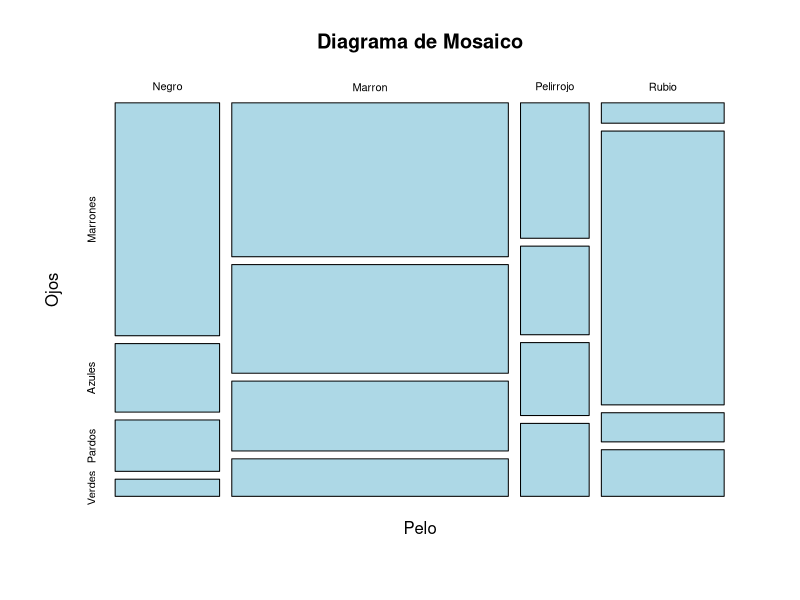
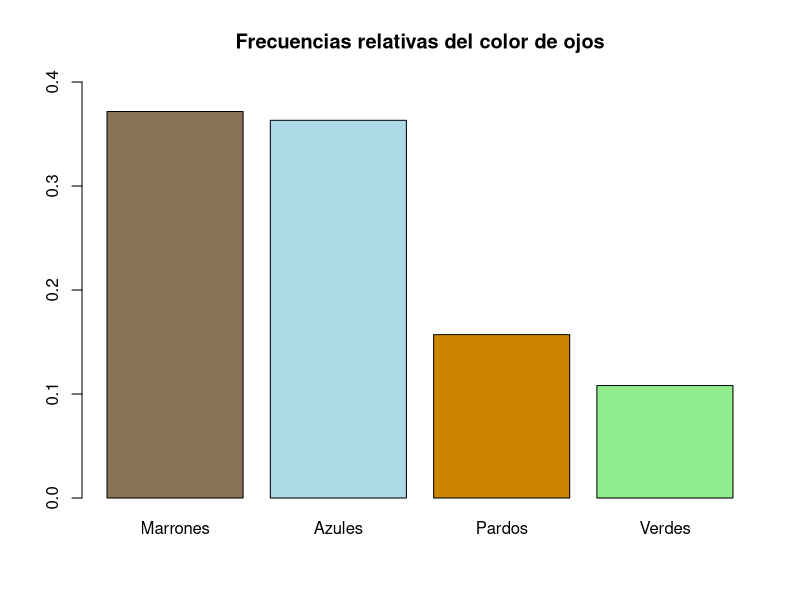
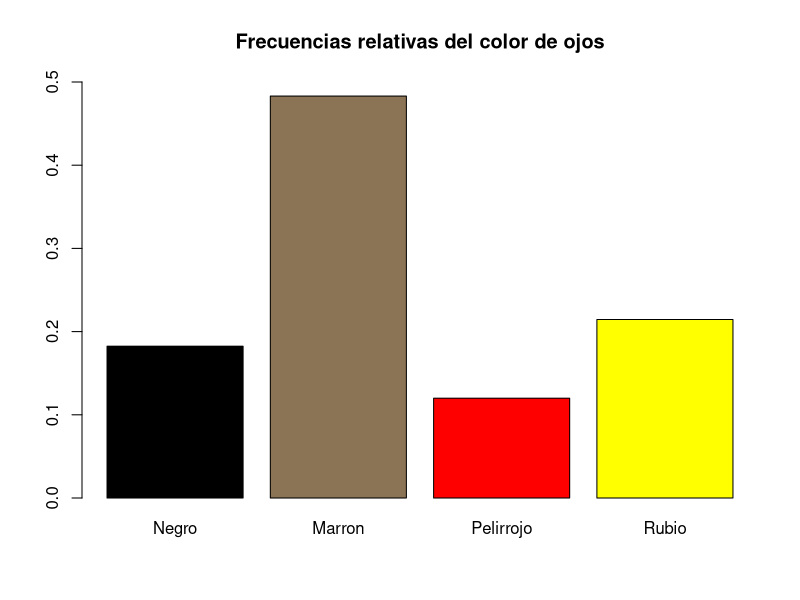
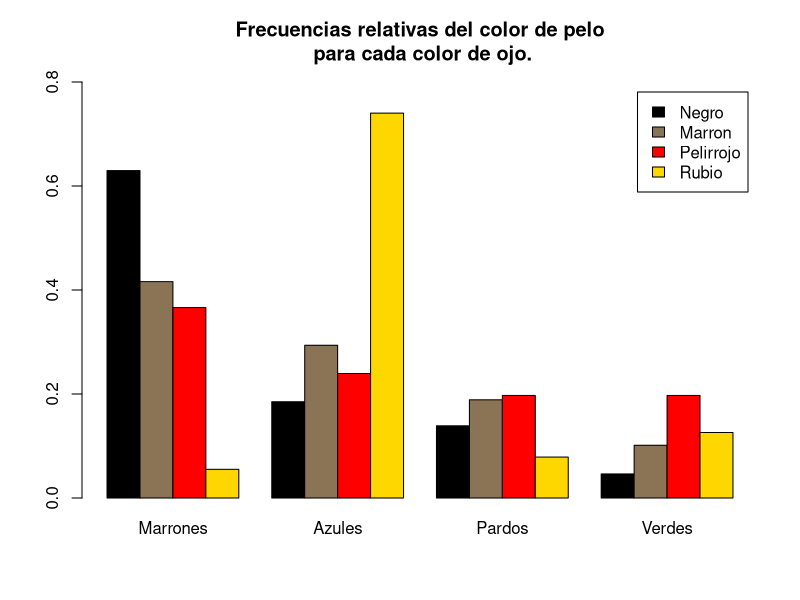
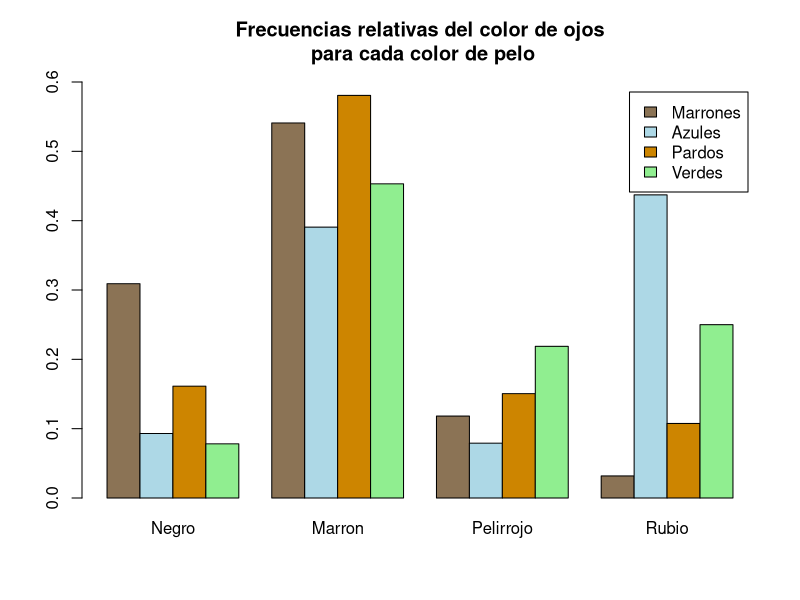

Write the R code that produced these figures, in order.
## ---- chunk 1
ftable(HairEyeColor)
male <- HairEyeColor[, ,"Male"]
female <- HairEyeColor[, ,"Female"]
data <- as.table(male+female)
data
## ---- chunk 2
dimnames(data) = list( # cambiar de las variables
  Pelo = c("Negro", "Marron", "Pelirrojo", "Rubio"),
  Ojos = c("Marrones", "Azules", "Pardos", "Verdes")
)
data
## ---- chunk 3
plot(data, col = c("lightblue"), main = "Diagrama de Mosaico")
## ---- chunk 4
sum(data) # numero total de individuos
# Las tablas de frecuencias absolutas y relativas de cada variable,
colSums(data) # frecuencias absolutas
rowSums(data) 
round(prop.table(colSums(data)), 3) #  relativas
round(prop.table(rowSums(data)), 3)
## ---- chunk 5
barplot(prop.table(colSums(data)), ylim = c(0, 0.4),
        main = "Frecuencias relativas del color de ojos",
        col = c("burlywood4", "lightblue", "orange3", "lightgreen")
        )
## ---- chunk 6
barplot(prop.table(rowSums(data)), ylim = c(0, 0.5),
        main = "Frecuencias relativas del color de ojos",
        col = c("black", "burlywood4", "red", "yellow")
        )
## ---- chunk 7
print('Frecuencias relativas globales')
round(prop.table(data), 3) # Frecuencias relativas globales

print('Frecuencias relativas marginales')
round(prop.table(data, margin = 1), 3) # redondeo a 3 digitos
round(prop.table(data, margin = 2), 3)

print(' marginales filas')

barplot(prop.table(data, margin = 1), beside = TRUE,
        legend.text = TRUE, ylim = c(0, 0.8),
        col = c("black", "burlywood4", "red", "gold"), 
        main = "Frecuencias relativas del color de pelo\n para cada color de ojo.")

print(' marginales columnas')
# hay que aplicar la transpuesta de la table (t)
barplot(t(prop.table(data, margin = 2)), beside = TRUE,
        legend.text = TRUE, ylim = c(0, 0.6),
        col = c("burlywood4", "lightblue", "orange3", "lightgreen"), 
        main = "Frecuencias relativas del color de ojos\n para cada color de pelo")
